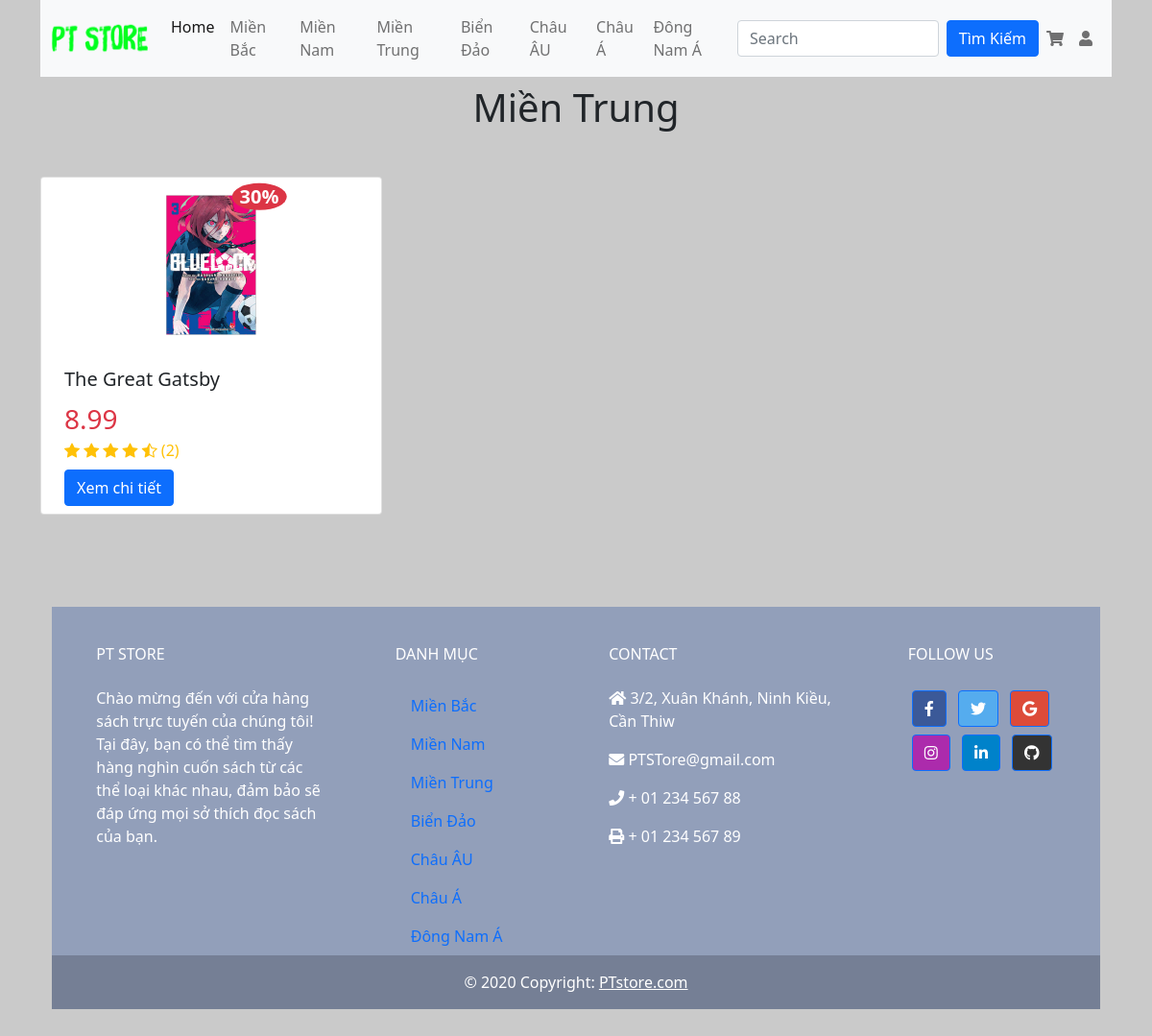
Screenshot of /index.php?act=cartegory&id_danhmuc=19 with the database file from the repository.
### tables this page shows
create table danhmuc (
	id_danhmuc int(50) NOT NULL AUTO_INCREMENT,
    ten_danhmuc varchar(50),
    PRIMARY KEY (id_danhmuc)
);

CREATE TABLE book (
  id_book INT(11) NOT NULL AUTO_INCREMENT,
  bookname VARCHAR(50) NOT NULL,
  mota TEXT,
  rating INT(11),
  nxb VARCHAR(50),
  author VARCHAR(50),
  price FLOAT(10,2),
  hinh VARCHAR(255),
  id_danhmuc int(50),
 FOREIGN KEY (id_danhmuc) REFERENCES danhmuc(id_danhmuc),
  PRIMARY KEY (id_book)
  
);

### model/pdo.php (called while the page is built, shortened)
<?php
function pdo_get_connection(){
    $dburl = "mysql:host=localhost;dbname=projectcongngheweb;charset=utf8";
    $username = 'root';
    $password = '';
    $conn = new PDO($dburl, $username, $password);
    $conn->setAttribute(PDO::ATTR_ERRMODE, PDO::ERRMODE_EXCEPTION);
    return $conn;
}
function pdo_query($sql){
    $sql_args = array_slice(func_get_args(), 1);
    try{
        $conn = pdo_get_connection();
        $stmt = $conn->prepare($sql);
        $stmt->execute($sql_args);
        $rows = $stmt->fetchAll();
        return $rows;
    }
    catch(PDOException $e){
        throw $e;
    }
    finally{
        unset($conn);
    }
}
function pdo_query_one($sql){
    $sql_args = array_slice(func_get_args(), 1);
    try{
        $conn = pdo_get_connection();
        $stmt = $conn->prepare($sql);
        $stmt->execute($sql_args);
        $row = $stmt->fetch(PDO::FETCH_ASSOC);
        return $row;
    }
    catch(PDOException $e){
        throw $e;
    }
    finally{
        unset($conn);
    }
}

### model/danhmuc.php (called while the page is built, shortened)
<?php
function loadall_danhmuc()
{
    $sql = "select * from danhmuc";
    $listdanhmuc = pdo_query($sql);
    return $listdanhmuc;
}
function load_tendanhmuc($id_danhmuc)
{
    if ($id_danhmuc > 0) {
        $sql = "select ten_danhmuc from danhmuc where id_danhmuc=" . $id_danhmuc;
        $ten_danhmuc = pdo_query_one($sql);
        return $ten_danhmuc;
    } else {
        return "";
    }
}
?>

### model/sanpham.php (called while the page is built, shortened)
<?php
function loadall_book($keyw, $id_danhmuc)
{
    $sql = "call usp_GetBooks('$keyw', '$id_danhmuc')";
    $listbook = pdo_query($sql);
    return $listbook;
}
function loadall_book_home()
{
    $sql = "select * from book  where 1 order by id_book desc";
    $listbook = pdo_query($sql);
    return $listbook;
}
?>

### global.php (called while the page is built)
<?php
$img_path = "./upload/";
    ?>

### view/cartegory.php (the view)
<div class="section-1">
    <?php
    if ($ten_danhmuc > 0 ) {
        extract($ten_danhmuc);
        echo '
    <h1 class="text-center my-5">' . $ten_danhmuc . '</h1>
            ';
    } else {
        echo '';
    }
    ?>
    <div class="row">
        <?php
        foreach ($ds_book as $ds_book) {
            extract($ds_book);
            $linkbook = "index.php?act=product&id_book=" . $id_book;
            $hinh = $img_path . $hinh;
            echo '
                <div class="col-md-4 mb-5">
                <div class="card h-100">
                    <div class="container-fluid">
                        <div class="d-flex justify-content-center mt-3">
                            <div class="position-relative">
                                <img class="card-img-top" src="' . $hinh . '" style=" object-fit: cover;"
                                    alt="Card image cap">
                                <span
                                    class="position-absolute mt-1 top-0  start-100 translate-middle badge rounded-circle bg-danger">
                                    <div class="fs-5">
                                        30%
                                    </div>
                                </span>
                            </div>
                        </div>
                        <div class="card-body">
                        </div>
                            <h5 class="card-title">' . $bookname . '</h5>
                        <div class="fs-3 text-danger">' . $price . '</div>
                        <div class="text-warning">
                            <i class="bi bi-star-fill"></i>
                            <i class="bi bi-star-fill"></i>
                            <i class="bi bi-star-fill"></i>
                            <i class="bi bi-star-fill"></i>
                            <i class="bi bi-star-half"></i>
                            (2)
                        </div>
                        <a href="' . $linkbook . '" class="btn btn-primary my-2">Xem chi tiết</a>
                    </div>
                </div>
            </div>';
        }
        ?>
    </div>
</div>

### view/header.php (shortened to what this page needs)
<!DOCTYPE html>
<html lang="en">
<head>
    <link rel="stylesheet" href="https://cdnjs.cloudflare.com/ajax/libs/font-awesome/5.15.2/css/all.min.css">
    <link rel="stylesheet" href="https://cdn.jsdelivr.net/npm/bootstrap@5.1.0/dist/css/bootstrap.min.css" />
    <link rel="stylesheet" href="../asset/style.css">
    <link rel="stylesheet" href="https://cdn.jsdelivr.net/npm/bootstrap-icons@1.3.0/font/bootstrap-icons.css">
</head>
<body class="container bg">
    <header class="fixed-top container">
        <nav class="navbar navbar-expand-lg navbar-light bg-light ">
            <div class="container-fluid border-nav">
                <a class="navbar-brand" href="./index.php">
                    <img src="./images/PT_Store_Logo.png" alt="Logo" width="100" height="40"
                        class="d-inline-block align-text-top">
                </a>
                <div class="collapse navbar-collapse" id="navbarNav">
                    <ul class="navbar-nav me-auto mb-2 mb-lg-0">
                        <li class="nav-item">
                            <a class="nav-link active" aria-current="page" href="./index.php">Home</a>
                        </li>
                        <?php ob_start();
                        foreach ($dsdm as $danhmuc) {
                            extract($danhmuc);
                            $linkdm = "index.php?act=cartegory&id_danhmuc=" . $id_danhmuc;
                            echo '
                                <li class="nav-item">
                            <a class="nav-link" href="' . $linkdm . '">' . $ten_danhmuc . '</a>
                                </li>
                                ';
                        }
                            ?>
                    </ul>
                    <form class="d-flex" action="index.php?act=cartegory-tk" method="post">
                        <input class="form-control me-2" type="text" placeholder="Search" aria-label="Search"
                            name="keyw">
                        <input type="submit" name="timkiem" value="Tìm Kiếm" class="btn btn-primary"
                            class="btn btn-outline-success fa fa-search">
                    </form>
                    <div class="navbar-nav">
                        <a class="nav-link" href="index.php?act=viewcart"><i class="fas fa-shopping-cart"></i></a>
                        <?php
                        if (isset($_SESSION['check'])) {
                            extract($_SESSION['check'])
                                ?>
                            <a class="nav-link" href="index.php?act=infor-account">
                                <?= $account ?>
                            </a>
                            <a class="nav-link" href="index.php?act=log-out">
                                <i class="fas fa-sign-out-alt"></i>
                            </a>
                            <?php
                        } else {
                            ?>
                            <a class="nav-link" href="index.php?act=login-view"><i class="fas fa-user"></i></a>
                        <?php } ?>
                    </div>
                </div>
            </div>
        </nav>
    </header>
    <div class="mb-5">
        <div class="mt-3">
        </div>
    </div>

### view/footer.php (shortened to what this page needs)
<div class="container my-5">
  <footer class="text-center text-lg-start text-white" style="background-color: #929fba">
    <div class="container p-4 pb-0">
      <section class="">
        <div class="row">
          <div class="col-md-3 col-lg-3 col-xl-3 mx-auto mt-3">
            <h6 class="text-uppercase mb-4 font-weight-bold">
              PT Store
            </h6>
            <p>
              Chào mừng đến với cửa hàng sách trực tuyến của chúng tôi! Tại đây, bạn có thể tìm thấy hàng nghìn cuốn
              sách từ các thể loại khác nhau, đảm bảo sẽ đáp ứng mọi sở thích đọc sách của bạn. </p>
          </div>
          <div class="col-md-2 col-lg-2 col-xl-2 mx-auto mt-3">
            <h6 class="text-uppercase mb-4 font-weight-bold">Danh Mục</h6>
            <?php ob_start();
            foreach ($dsdm as $danhmuc) {
              extract($danhmuc);
              $linkdm = "index.php?act=cartegory&id_danhmuc=" . $id_danhmuc;
              echo '
                                <li class="nav-item">
                            <a class="nav-link" href="' . $linkdm . '">' . $ten_danhmuc . '</a>
                                </li>
                                ';
            }
              ?>
          </div>
          <div class="col-md-4 col-lg-3 col-xl-3 mx-auto mt-3">
            <h6 class="text-uppercase mb-4 font-weight-bold">Contact</h6>
            <p><i class="fas fa-home mr-3"></i> 3/2, Xuân Khánh, Ninh Kiều, Cần Thiw</p>
            <p><i class="fas fa-envelope mr-3"></i> PTSTore@gmail.com</p>
            <p><i class="fas fa-phone mr-3"></i> + 01 234 567 88</p>
            <p><i class="fas fa-print mr-3"></i> + 01 234 567 89</p>
          </div>
          <div class="col-md-3 col-lg-2 col-xl-2 mx-auto mt-3">
            <h6 class="text-uppercase mb-4 font-weight-bold">Follow us</h6>
            <a class="btn btn-primary btn-floating m-1" style="background-color: #3b5998" href="#!" role="button"><i
                class="fab fa-facebook-f"></i></a>
            <a class="btn btn-primary btn-floating m-1" style="background-color: #55acee" href="#!" role="button"><i
                class="fab fa-twitter"></i></a>
            <a class="btn btn-primary btn-floating m-1" style="background-color: #dd4b39" href="#!" role="button"><i
                class="fab fa-google"></i></a>
            <a class="btn btn-primary btn-floating m-1" style="background-color: #ac2bac" href="#!" role="button"><i
                class="fab fa-instagram"></i></a>
            <a class="btn btn-primary btn-floating m-1" style="background-color: #0082ca" href="#!" role="button"><i
                class="fab fa-linkedin-in"></i></a>
            <a class="btn btn-primary btn-floating m-1" style="background-color: #333333" href="#!" role="button"><i
                class="fab fa-github"></i></a>
          </div>
        </div>
      </section>
    </div>
    <div class="text-center p-3" style="background-color: rgba(0, 0, 0, 0.2)">
      © 2020 Copyright:
      <a class="text-white" href="https://mdbootstrap.com/">PTstore.com</a>
    </div>
  </footer>
</div>
</body>
</html>

### asset/style.css (style rules this page uses)
li { list-style: none; }
header { border-radius: 10px !important; position: sticky; }
.border-nav { border-radius: 10px !important; }
.card-img-top { height: 150px; width: 100px; justify-content: center; margin: auto; }
body { background-color: #cacaca ; }

### rows the page displays
danhmuc: ten_danhmuc "Miền Bắc"
danhmuc: ten_danhmuc "Miền Nam"
danhmuc: ten_danhmuc "Miền Trung"
danhmuc: ten_danhmuc "Biển Đảo"
danhmuc: ten_danhmuc "Châu ÂU"
danhmuc: ten_danhmuc "Châu Á"
danhmuc: ten_danhmuc "Đông Nam Á"
book: bookname "The Great Gatsby", price "8.99"
